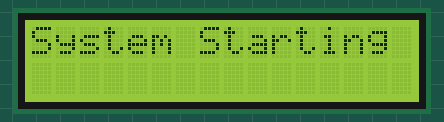
Bench run of a sketch on a simulated ESP32. On the bench: 16×2 character LCD. The local clock reads 2024-03-15 10:24:30 at power-on unless the sketch sets it; what the sketch prints to the serial monitor is not drawn.

Above: at 2.1 s.
At 4.2 s:
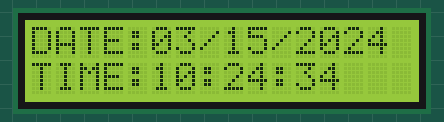
At 8.3 s:
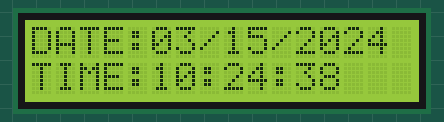
At 12.4 s:
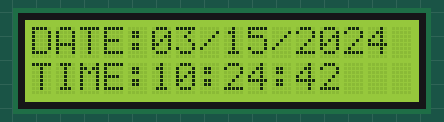
At 20.7 s:
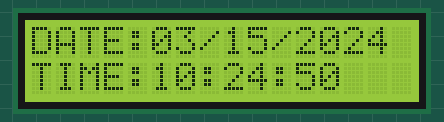
At 38.2 s:
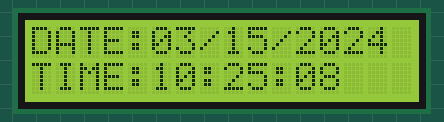

Measured:
- what the display in image 0 shows lasts 2.0 s, from 2.1 s to 4.1 s
- what the display in image 1 shows lasts 1.0 s, from 4.1 s to 5.1 s

The sketch:

RTC_and_LCD_Functionality.ino
```cpp
#include <Wire.h>
#include <RTClib.h>
#include <LiquidCrystal_I2C.h>

RTC_DS1307 rtc;
LiquidCrystal_I2C lcd(0x27, 16, 2);

bool rtcAvailable = false;

void printTwoDigits(int num) {
  if (num < 10) lcd.print("0");
  lcd.print(num);
}

void setup() {
  Serial.begin(115200);
  delay(2000);
  Wire.begin(21, 22);

  lcd.begin(16, 2);
  lcd.backlight();
  lcd.setCursor(0, 0);
  lcd.print("System Starting");
  Serial.println("LCD initialized at 0x27");

  if (rtc.begin()) {
    rtcAvailable = true;
    Serial.println("RTC detected at 0x68");
    if (!rtc.isrunning()) {
      rtc.adjust(DateTime(F(__DATE__), F(__TIME__)));
    }
  } else {
    Serial.println("RTC NOT detected");
  }

  delay(2000);
  lcd.clear();
}

void loop() {
  Serial.println("---- SYSTEM STATUS ----");
  Serial.println("LCD: OK  (0x27)");

  if (rtcAvailable) {
    DateTime now = rtc.now();

    lcd.setCursor(0, 0);
    lcd.print("DATE:");
    printTwoDigits(now.month());
    lcd.print("/");
    printTwoDigits(now.day());
    lcd.print("/");
    lcd.print(now.year());

    lcd.setCursor(0, 1);
    lcd.print("TIME:");
    printTwoDigits(now.hour());
    lcd.print(":");
    printTwoDigits(now.minute());
    lcd.print(":");
    printTwoDigits(now.second());

    Serial.print("RTC (0x68) Date : ");
    Serial.print(now.year());
    Serial.print("/");
    Serial.print(now.month());
    Serial.print("/");
    Serial.println(now.day());

    Serial.print("RTC (0x68) Time : ");
    Serial.print(now.hour());
    Serial.print(":");
    Serial.print(now.minute());
    Serial.print(":");
    Serial.println(now.second());

    Serial.print("Unix Timestamp  : ");
    Serial.println(now.unixtime());

  } else {
    lcd.setCursor(0, 0);
    lcd.print("DATE: N/A       ");
    lcd.setCursor(0, 1);
    lcd.print("RTC NOT DETECTED");
    Serial.println("RTC: NOT DETECTED");
  }

  Serial.println("-----------------------");
  delay(1000);
}
```
